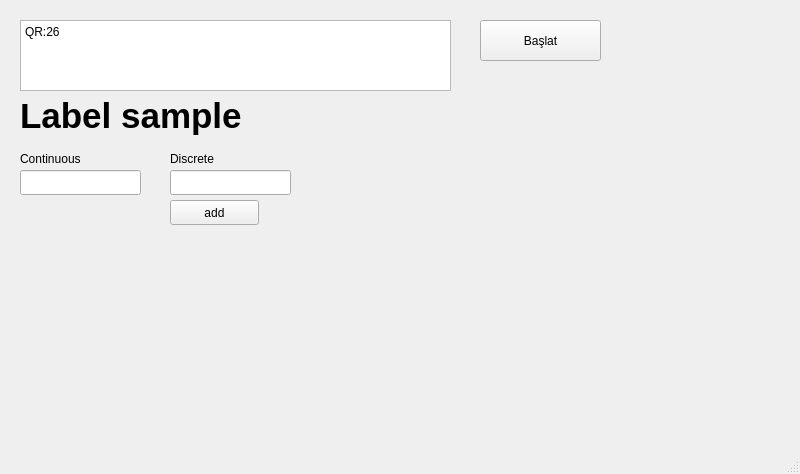
<?xml version="1.0" encoding="UTF-8"?>
<ui version="4.0">
 <class>MainWindow</class>
 <widget class="QMainWindow" name="MainWindow">
  <property name="geometry">
   <rect>
    <x>0</x>
    <y>0</y>
    <width>800</width>
    <height>474</height>
   </rect>
  </property>
  <property name="windowTitle">
   <string>MainWindow</string>
  </property>
  <widget class="QWidget" name="centralwidget">
   <widget class="QPlainTextEdit" name="plainTextEdit">
    <property name="geometry">
     <rect>
      <x>20</x>
      <y>20</y>
      <width>431</width>
      <height>71</height>
     </rect>
    </property>
    <property name="plainText">
     <string>QR:26</string>
    </property>
   </widget>
   <widget class="QPushButton" name="pushButton">
    <property name="geometry">
     <rect>
      <x>480</x>
      <y>20</y>
      <width>121</width>
      <height>41</height>
     </rect>
    </property>
    <property name="text">
     <string>Başlat</string>
    </property>
   </widget>
   <widget class="QLineEdit" name="lineEdit">
    <property name="geometry">
     <rect>
      <x>20</x>
      <y>170</y>
      <width>121</width>
      <height>25</height>
     </rect>
    </property>
   </widget>
   <widget class="QLabel" name="label">
    <property name="geometry">
     <rect>
      <x>20</x>
      <y>150</y>
      <width>91</width>
      <height>17</height>
     </rect>
    </property>
    <property name="text">
     <string>Continuous</string>
    </property>
   </widget>
   <widget class="QLineEdit" name="lineEdit_2">
    <property name="geometry">
     <rect>
      <x>170</x>
      <y>170</y>
      <width>121</width>
      <height>25</height>
     </rect>
    </property>
   </widget>
   <widget class="QLabel" name="label_2">
    <property name="geometry">
     <rect>
      <x>170</x>
      <y>150</y>
      <width>91</width>
      <height>17</height>
     </rect>
    </property>
    <property name="text">
     <string>Discrete</string>
    </property>
   </widget>
   <widget class="QPushButton" name="pushButton_2">
    <property name="geometry">
     <rect>
      <x>170</x>
      <y>200</y>
      <width>89</width>
      <height>25</height>
     </rect>
    </property>
    <property name="text">
     <string>add</string>
    </property>
   </widget>
   <widget class="QLabel" name="label_3">
    <property name="geometry">
     <rect>
      <x>20</x>
      <y>90</y>
      <width>241</width>
      <height>51</height>
     </rect>
    </property>
    <property name="font">
     <font>
      <pointsize>26</pointsize>
      <weight>75</weight>
      <bold>true</bold>
     </font>
    </property>
    <property name="text">
     <string>Label sample</string>
    </property>
   </widget>
  </widget>
  <widget class="QMenuBar" name="menubar">
   <property name="geometry">
    <rect>
     <x>0</x>
     <y>0</y>
     <width>800</width>
     <height>22</height>
    </rect>
   </property>
  </widget>
  <widget class="QStatusBar" name="statusbar"/>
 </widget>
 <resources/>
 <connections/>
</ui>
